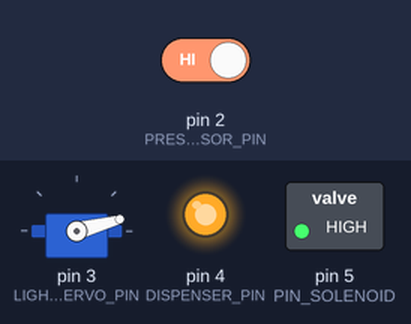
Simulated run of this sketch. Board: Arduino Uno, built with avr-gcc and run on an emulated ATmega328P. Parts: servo, switched loads named in the sketch (green lamp = pin HIGH), output pins drawn as LEDs (lit = HIGH). Inputs (shaded band) come from the test bench; at power-on: pin 2 (PRESSURE_SENSOR_PIN) HIGH. What the sketch prints to the serial monitor is not drawn.

Above: at 1.2 s.
1.3 s: pin 2 (PRESSURE_SENSOR_PIN) driven LOW
At 1.9 s:
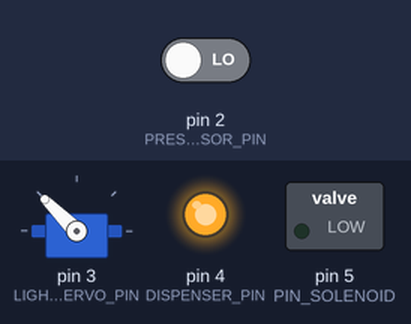
At 3.2 s:
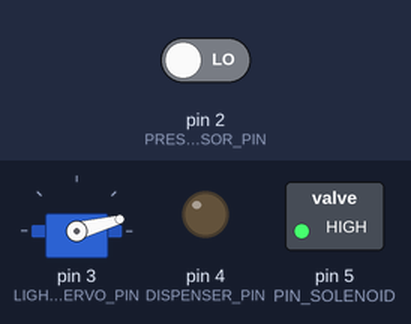
4.3 s: pin 2 (PRESSURE_SENSOR_PIN) driven HIGH
Timing chart, 0 to 7.3 s (numbered marks = the images above; inputs shaded):
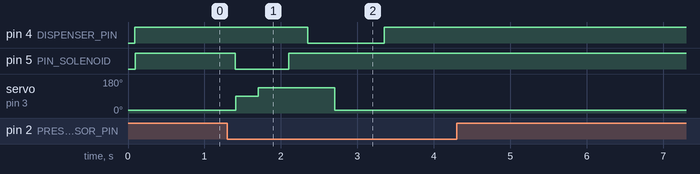

Measured:
- after the input at 1.3 s, pin 4 (DISPENSER_PIN): HIGH → LOW after 1.0 s, → HIGH 1.0 s later; pin 5 (PIN_SOLENOID): HIGH → LOW after 0.10 s, → HIGH 0.70 s later; servo on pin 3 (LIGHTER_SERVO_PIN): 15° → 90° after 0.11 s, → 135° 0.30 s later, → 15° 1.0 s later
- after the input at 4.3 s, every drawn part: stays the same

The sketch:

roar.ino
```cpp
#include <Arduino.h>

// External Libraries
// EasyButton @ 2.0.1
#include <EasyButton.h>
// AsyncDelay @ 1.1.2
#include <AsyncDelay.h>
// Servo @ 1.2.0
#include <Servo.h>
// Watchdog
#include<avr/wdt.h>


/*
 * Configuration
 * */

// Input Configuration
#define PRESSURE_SENSOR_PIN 2
#define PRESSURE_SENSOR_DEBOUNCE_MS 50
#define PRESSURE_SENSOR_PULL_UP true
#define PRESSURE_SENSOR_INVERTED true

// Output Configuration
#define DISPENSER_PIN 4
#define DISPENSER_DELAY_MS 1000
#define DISPENSER_DURATION_MS 1000
#define DISPENSER_INVERTED false

#define PIN_SOLENOID 5
#define SOLENOID_DELAY_MS 50
#define SOLENOID_DURATION_MS 700
#define SOLENOID_INVERTED false

#define LIGHTER_SERVO_PIN 3
#define LIGHTER_DELAY_MS 50
#define LIGHTER_ARM_DURATION_MS 300
#define LIGHTER_ON_DURATION_MS 1000
#define LIGHTER_ANGLE_WHEN_ARMED 90
#define LIGHTER_ANGLE_WHEN_ON 135
#define LIGHTER_ANGLE_WHEN_OFF 15

// Time between triggers
#define TIME_BETWEEN_TRIGGERS_MS 15000

// System Configuration
#define HEARTBEAT_INTERVAL_MS 5000
#define SERIAL_BAUD_RATE 115200


/*
 * Logging
 *
 * */
#define info(message) (Serial.println("[clk:" + String(millis()) + "] | " + String(message)))
// This prints: [clk:123456] | <your message>

typedef int Degrees;
typedef unsigned long Milliseconds;
typedef uint8_t Pin;


typedef struct Activation {
    typedef struct Config {
        Pin pin;
        Milliseconds delay;
        Milliseconds duration;
        Milliseconds time_between_triggers;
        bool inverted;
        String name;
    } Config;
    const Config config;

    AsyncDelay on_timer;
    AsyncDelay off_timer;
    AsyncDelay trigger_gate_timer;
    int state;

    explicit Activation(const Config &config) : config(config), state(config.inverted ? HIGH : LOW) {
        on_timer = AsyncDelay(config.delay, AsyncDelay::units_t::MILLIS);
        off_timer = AsyncDelay(config.delay + config.duration, AsyncDelay::units_t::MILLIS);
        trigger_gate_timer = AsyncDelay(config.time_between_triggers, AsyncDelay::units_t::MILLIS);
    }

    void setup() {
        pinMode(config.pin, OUTPUT);
        digitalWrite(config.pin, state);
        on_timer.expire();
        off_timer.expire();
        trigger_gate_timer.expire();
    }

    void dump() const {
        info("[Output." + String(config.name) + "]");
        info("  - Pin: " + String(config.pin));
        info("  - Inverted: " + String(config.inverted));
        info("  - Delay: " + String(config.delay) + "ms");
        info("  - Duration: " + String(config.duration) + "ms");
        info("  - Time between triggers: " + String(config.time_between_triggers) + "ms");
    }

    void trigger() {
        if (on_timer.isExpired() && off_timer.isExpired() && trigger_gate_timer.isExpired()) {
            info("[Output." + String(config.name) + "] Triggered");
            on_timer.start(config.delay, AsyncDelay::units_t::MILLIS);
            off_timer.start(config.delay + config.duration, AsyncDelay::units_t::MILLIS);
            trigger_gate_timer.start(config.time_between_triggers, AsyncDelay::units_t::MILLIS);
        }
    }

    void tick() {
        if (off_timer.isExpired()) {
            const auto new_state = config.inverted ? LOW : HIGH;
            if (state != new_state) {
                info("[Output." + String(config.name) + "] Off | " + (config.inverted ? "LOW -> HIGH" : "HIGH -> LOW"));
            }
            state = new_state;
        } else if (on_timer.isExpired()) {
            const auto new_state = config.inverted ? HIGH : LOW;
            if (state != new_state) {
                info("[Output." + String(config.name) + "] On | " + (config.inverted ? "HIGH -> LOW" : "LOW -> HIGH"));
            }
            state = new_state;
        }
        digitalWrite(config.pin, state);
    }


} Activation;

typedef struct ServoActivation {
    // TODO: Maybe just support an array of angles and delays
    typedef struct Config {
        Pin pin;
        Milliseconds delay;
        Milliseconds arm_duration;
        Milliseconds on_duration;
        Milliseconds time_between_triggers;
        Degrees angleWhenArmed;
        Degrees angleWhenOn;
        Degrees angleWhenOff;
        String name;
    } Config;

    // Represents the current state of the servo
    typedef struct State {
        Degrees angle;
    } State;

    const Config config;
    State state;
    Servo servo;

    AsyncDelay on_timer;
    AsyncDelay arm_timer;
    AsyncDelay off_timer;
    AsyncDelay trigger_gate_timer;

    explicit ServoActivation(const Config &config) : config(config), state({config.angleWhenOff}) {
        arm_timer = AsyncDelay(config.delay, AsyncDelay::units_t::MILLIS);
        on_timer = AsyncDelay(config.delay + config.arm_duration, AsyncDelay::units_t::MILLIS);
        off_timer = AsyncDelay(config.delay + config.arm_duration + config.on_duration, AsyncDelay::units_t::MILLIS);
        trigger_gate_timer = AsyncDelay(config.time_between_triggers, AsyncDelay::units_t::MILLIS);
    }

    void update_state(Degrees angle) {
        state.angle = angle;
    }

    void setup() {
        servo.attach(config.pin);
        state = {
                .angle=config.angleWhenOff,
        };
        drive_outputs();
        arm_timer.expire();
        on_timer.expire();
        off_timer.expire();
        trigger_gate_timer.expire();
    }

    void dump() const {
        info("[Servo." + String(config.name) + "]");
        info("  - Pin: " + String(config.pin));
        info("  - Delay: " + String(config.delay) + "ms");
        info("  - Duration: " + String(config.on_duration) + "ms");
        info("  - Angle When Armed: " + String(config.angleWhenArmed) + "°");
        info("  - Angle When On: " + String(config.angleWhenOn) + "°");
        info("  - Angle When Off: " + String(config.angleWhenOff) + "°");
        info("  - Time between triggers: " + String(config.time_between_triggers) + "ms");
    }

    void trigger() {
        if (on_timer.isExpired() && off_timer.isExpired() && trigger_gate_timer.isExpired()) {
            info("[ServoActivation." + String(config.name) + "] Triggered");
            arm_timer.start(config.delay, AsyncDelay::units_t::MILLIS);
            on_timer.start(config.delay + config.arm_duration, AsyncDelay::units_t::MILLIS);
            off_timer.start(config.delay + config.arm_duration + config.on_duration, AsyncDelay::units_t::MILLIS);
            trigger_gate_timer.start(config.time_between_triggers, AsyncDelay::units_t::MILLIS);
        }
    }

    void tick() {
        if (off_timer.isExpired()) {
            const auto new_state = State{
                    .angle = config.angleWhenOff,
            };
            const auto should_drive = state.angle != new_state.angle;
            state = new_state;
            if (should_drive) {
                info("[ServoActivation." + String(config.name) + "] Off | " + String(state.angle) + "° -> " + String(new_state.angle) + "°");
                drive_outputs();
            }
        } else if (on_timer.isExpired()) {
            const auto new_state = State{
                    .angle = config.angleWhenOn,
            };
            const auto should_drive = state.angle != new_state.angle;
            state = new_state;
            if (should_drive) {
                info("[ServoActivation." + String(config.name) + "] On | " + String(state.angle) + "° -> " + String(new_state.angle) + "°");
                drive_outputs();
            }
        } else if (arm_timer.isExpired()) {
            const auto new_state = State{
                    .angle = config.angleWhenArmed,
            };
            const auto should_drive = state.angle != new_state.angle;
            state = new_state;
            if (should_drive) {
                info("[ServoActivation." + String(config.name) + "] Armed | " + String(state.angle) + "° -> " + String(new_state.angle) + "°");
                drive_outputs();
            }
        }
    }

    void drive_outputs() {
        servo.write(state.angle);
    }

} ServoActivation;

typedef struct Sensor {
    typedef struct Config {
        Pin pin;
        Milliseconds debounce;
        bool pull_up;
        bool inverted;
        String name;
    } Config;
    const Config config;


    explicit Sensor(const Config &config) : config(config), debouncer(EasyButton(
            /*pin=*/config.pin,
            /*debounce_time=*/config.debounce,
            /*pullup_enable=*/config.pull_up,
            /*active_low==*/config.inverted
    )) {}

    EasyButton debouncer;

    void setup() {
        pinMode(config.pin, config.pull_up ? INPUT_PULLUP : INPUT);
        debouncer.begin();
    }

    void dump() const {
        info("[Sensor." + String(config.name) + "]");
        info("  - Pin: " + String(config.pin));
        info("  - Inverted: " + String(config.inverted));
        info("  - Debounce: " + String(config.debounce) + "ms");
    }

    template<typename Func>
    void subscribe_high(Func &&func) {
        return debouncer.onPressedFor(config.debounce, func);
    }

    void tick() {
        debouncer.read();
        if (debouncer.wasPressed()) {
            info("[Sensor." + String(config.name) + "] Rising Edge");
        } else if (debouncer.wasReleased()) {
            info("[Sensor." + String(config.name) + "] Falling Edge");
        }
    }

} Sensor;

typedef struct Inputs {
    Sensor pressure;


    void setup() {
        pressure.setup();
    }

    void dump() const {
        info("[Inputs]");
        pressure.dump();
    }

    void tick() {
        pressure.tick();
    }
} Inputs;

typedef struct Outputs {
    Activation dispenser;
    Activation solenoid;
    ServoActivation lighter;

    void setup() {
        dispenser.setup();
        solenoid.setup();
        lighter.setup();
    }

    void dump() const {
        info("[Outputs]");
        dispenser.dump();
        solenoid.dump();
        lighter.dump();
    }

    void tick() {
        dispenser.tick();
        solenoid.tick();
        lighter.tick();
    }
} Outputs;

typedef struct Heartbeat {
    struct Config {
        Milliseconds interval;
    } config;
    AsyncDelay timer;

    void setup() {
        timer.expire();
    }

    void dump() {
        info("[Heartbeat]");
        info("  - Interval: " + String(config.interval) + "ms");
    }

    void tick() {
        if (timer.isExpired()) {
            info("[Heartbeat] 💜");
            timer.start(config.interval, AsyncDelay::units_t::MILLIS);
        }
    }

} Heartbeat;


// Global config object - this is the only place where you should be updating the config
typedef struct Config {
    Inputs inputs = {
            .pressure=Sensor(
                    Sensor::Config{
                            .pin = PRESSURE_SENSOR_PIN,
                            .debounce = PRESSURE_SENSOR_DEBOUNCE_MS,
                            .pull_up = PRESSURE_SENSOR_PULL_UP,
                            .inverted = PRESSURE_SENSOR_INVERTED,
                            .name = "Pressure"
                    }
            )
    };
    Outputs outputs = {
            .dispenser = Activation(
                    Activation::Config{
                            .pin = DISPENSER_PIN,
                            .delay = DISPENSER_DELAY_MS,
                            .duration = DISPENSER_DURATION_MS,
                            .time_between_triggers = TIME_BETWEEN_TRIGGERS_MS,
                            .inverted = DISPENSER_INVERTED,
                            .name = "Dispenser"
                    }
            ),
            .solenoid=Activation(
                    Activation::Config{
                            .pin = PIN_SOLENOID,
                            .delay = SOLENOID_DELAY_MS,
                            .duration = SOLENOID_DURATION_MS,
                            .time_between_triggers = TIME_BETWEEN_TRIGGERS_MS,
                            .inverted = SOLENOID_INVERTED,
                            .name = "Solenoid"
                    }
            ),

            .lighter=ServoActivation(
                    ServoActivation::Config{
                            .pin = LIGHTER_SERVO_PIN,
                            .delay = LIGHTER_DELAY_MS,
                            .arm_duration = LIGHTER_ARM_DURATION_MS,
                            .on_duration = LIGHTER_ON_DURATION_MS,
                            .time_between_triggers = TIME_BETWEEN_TRIGGERS_MS,
                            .angleWhenArmed = LIGHTER_ANGLE_WHEN_ARMED,
                            .angleWhenOn = LIGHTER_ANGLE_WHEN_ON,
                            .angleWhenOff = LIGHTER_ANGLE_WHEN_OFF,
                            .name = "Lighter"
                    }),
    };
    Heartbeat heartbeat = {
            .config = {
                    .interval = HEARTBEAT_INTERVAL_MS
            }
    };
} Config;


Config config;

void on_pressure_sensor_trigger() {
    config.outputs.dispenser.trigger();
    config.outputs.solenoid.trigger();
    config.outputs.lighter.trigger();
}


void setup() {
    Serial.begin(SERIAL_BAUD_RATE);
    info("[ROAR] Booting...");
    info("[ROAR.Watchdog][8s timeout]");
    wdt_enable(WDTO_8S);  /* Enable the watchdog with a timeout of 8 seconds */
    info("[ROAR] Starting...");
    info("[ROAR] Configuring...");
    config.inputs.setup();
    config.outputs.setup();
    config.heartbeat.setup();
    config.inputs.dump();
    config.outputs.dump();
    config.heartbeat.dump();
    config.inputs.pressure.subscribe_high(on_pressure_sensor_trigger);
    info("[ROAR] Configured");
    info("[ROAR] Started");
}

void loop() {
    config.inputs.tick();
    config.outputs.tick();
    config.heartbeat.tick();
    wdt_reset();
}
```
